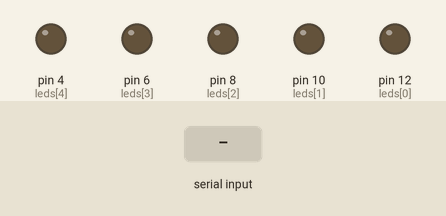
Simulated run of this sketch. Board: Arduino Uno, built with avr-gcc and run on an emulated ATmega328P. Shown: output pins drawn as LEDs (lit = HIGH). Dashed ring = blinking. The test bench sets the inputs (shaded band).

Above: at 1.2 s.
1.3 s: "90,45\n" received over Serial
At 1.55 s:
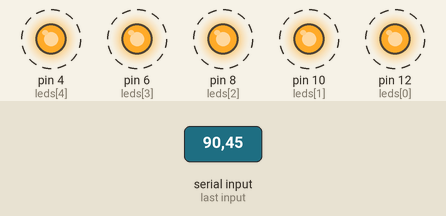
4.3 s: "30,150\n" received over Serial
At 4.8 s:
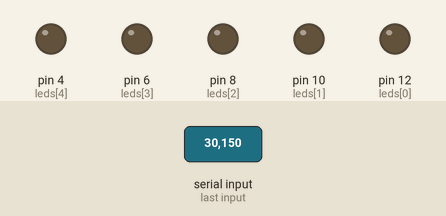
5.8 s: "200\n" received over Serial
7.3 s: "5\n" received over Serial
At 7.55 s:
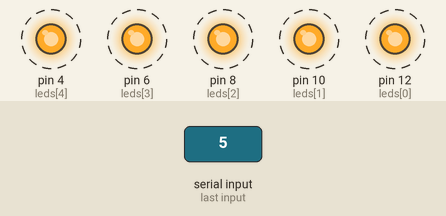
10.3 s: "90\n" received over Serial
At 11.6 s:
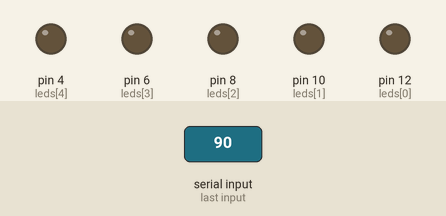
Timing chart, 0 to 12.8 s (numbered marks = the images above; inputs shaded):
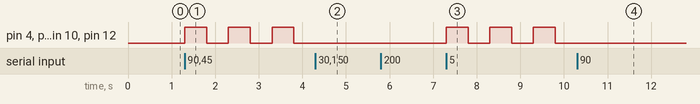

Measured:
- after the input at 1.3 s, pin 4 (leds[4]), pin 6 (leds[3]), pin 8 (leds[2]), pin 10 (leds[1]), pin 12 (leds[0]): alternates HIGH for 0.50 s and LOW for 0.50 s, starting at once
- after the input at 4.3 s, pin 4 (leds[4]), pin 6 (leds[3]), pin 8 (leds[2]), pin 10 (leds[1]), pin 12 (leds[0]): stays LOW (without the input it goes to HIGH after 0.01 s)
- after the input at 7.3 s, pin 4 (leds[4]), pin 6 (leds[3]), pin 8 (leds[2]), pin 10 (leds[1]), pin 12 (leds[0]): alternates HIGH for 0.50 s and LOW for 0.50 s, starting at once
- after the input at 10.3 s, pin 4 (leds[4]), pin 6 (leds[3]), pin 8 (leds[2]), pin 10 (leds[1]), pin 12 (leds[0]): stops changing and stays LOW

The sketch:

doigts_led.ino
```cpp
const int leds[5] = {12, 10, 8, 6, 4};
int n = 0;                                  // nombre de doigts reçu
unsigned long dernierChangement = 0;        // heure du dernier changement d'état
const unsigned long INTERVALLE = 500;       // durée de chaque état (ms)
bool etatClignote = false;                  // false = éteint, true = allumé

void afficher(int nb) {                     // allume nb LED, éteint les autres
  for (int i = 0; i < 5; i++) {
    digitalWrite(leds[i], i < nb ? HIGH : LOW);
  }
}

void setup() {
  Serial.begin(9600);
  for (int i = 0; i < 5; i++) {
    pinMode(leds[i], OUTPUT);
  }
}

void loop() {
  // 1) Lecture de la série
  if (Serial.available() > 0) {
    int c = Serial.read();
    if (c >= '0' && c <= '5') {             // ignore les caractères parasites
      n = c - '0';
      afficher(n);
      if (n == 5) {                         // on démarre le clignotement
        etatClignote = true;
        dernierChangement = millis();
      }
    }
  }

  // 2) Clignotement non bloquant à 5 doigts
  if (n == 5) {
    unsigned long maintenant = millis();
    if (maintenant - dernierChangement >= INTERVALLE) {
      dernierChangement = maintenant;
      etatClignote = !etatClignote;
      afficher(etatClignote ? 5 : 0);
    }
  }
}
```
